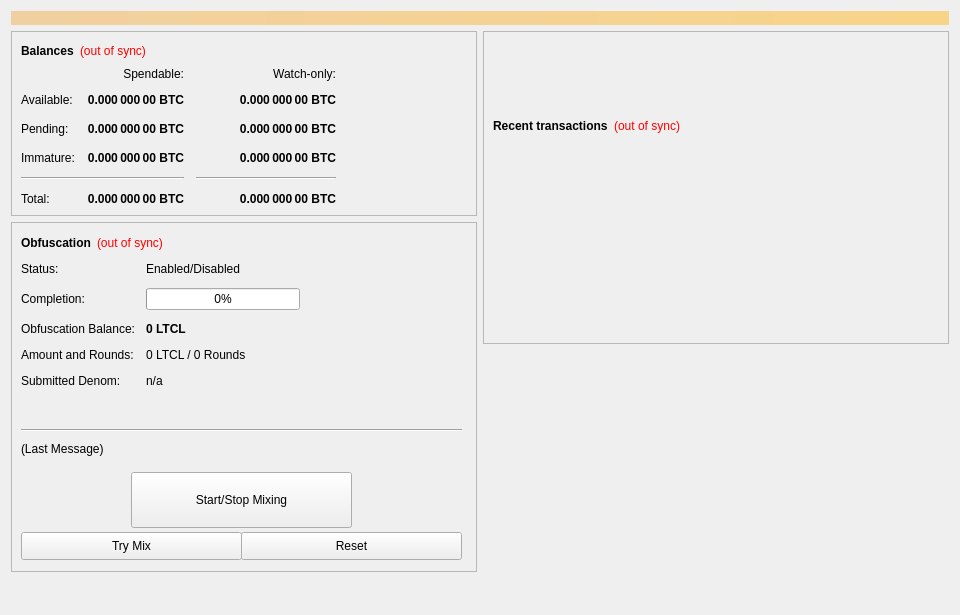
<?xml version="1.0" encoding="UTF-8"?>
<ui version="4.0">
 <class>OverviewPage</class>
 <widget class="QWidget" name="OverviewPage">
  <property name="geometry">
   <rect>
    <x>0</x>
    <y>0</y>
    <width>960</width>
    <height>615</height>
   </rect>
  </property>
  <property name="minimumSize">
   <size>
    <width>960</width>
    <height>0</height>
   </size>
  </property>
  <property name="windowTitle">
   <string>Form</string>
  </property>
  <layout class="QVBoxLayout" name="topLayout">
   <item>
    <widget class="QLabel" name="labelAlerts">
     <property name="visible">
      <bool>false</bool>
     </property>
     <property name="styleSheet">
      <string notr="true">background-color: qlineargradient(x1: 0, y1: 0, x2: 1, y2: 0, stop:0 #F0D0A0, stop:1 #F8D488); color:#000000;</string>
     </property>
     <property name="wordWrap">
      <bool>true</bool>
     </property>
     <property name="margin">
      <number>3</number>
     </property>
    </widget>
   </item>
   <item>
    <layout class="QHBoxLayout" name="horizontalLayout" stretch="1,1">
     <item>
      <layout class="QVBoxLayout" name="verticalLayout_2">
       <item>
        <widget class="QFrame" name="frame">
         <property name="frameShape">
          <enum>QFrame::StyledPanel</enum>
         </property>
         <property name="frameShadow">
          <enum>QFrame::Raised</enum>
         </property>
         <layout class="QVBoxLayout" name="verticalLayout_4">
          <item>
           <layout class="QHBoxLayout" name="horizontalLayout_4">
            <item>
             <widget class="QLabel" name="label_5">
              <property name="font">
               <font>
                <weight>75</weight>
                <bold>true</bold>
               </font>
              </property>
              <property name="text">
               <string>Balances</string>
              </property>
             </widget>
            </item>
            <item>
             <widget class="QLabel" name="labelWalletStatus">
              <property name="cursor">
               <cursorShape>WhatsThisCursor</cursorShape>
              </property>
              <property name="toolTip">
               <string>The displayed information may be out of date. Your wallet automatically synchronizes with the Litecloud network after a connection is established, but this process has not completed yet.</string>
              </property>
              <property name="styleSheet">
               <string notr="true">QLabel { color: red; }</string>
              </property>
              <property name="text">
               <string notr="true">(out of sync)</string>
              </property>
              <property name="alignment">
               <set>Qt::AlignLeading|Qt::AlignLeft|Qt::AlignVCenter</set>
              </property>
             </widget>
            </item>
            <item>
             <spacer name="horizontalSpacer_3">
              <property name="orientation">
               <enum>Qt::Horizontal</enum>
              </property>
              <property name="sizeHint" stdset="0">
               <size>
                <width>40</width>
                <height>20</height>
               </size>
              </property>
             </spacer>
            </item>
           </layout>
          </item>
          <item>
           <layout class="QGridLayout" name="gridLayout">
            <property name="spacing">
             <number>12</number>
            </property>
            <item row="2" column="2">
             <widget class="QLabel" name="labelWatchPending">
              <property name="font">
               <font>
                <weight>75</weight>
                <bold>true</bold>
               </font>
              </property>
              <property name="cursor">
               <cursorShape>IBeamCursor</cursorShape>
              </property>
              <property name="toolTip">
               <string>Unconfirmed transactions to watch-only addresses</string>
              </property>
              <property name="text">
               <string notr="true">0.000 000 00 BTC</string>
              </property>
              <property name="alignment">
               <set>Qt::AlignRight|Qt::AlignTrailing|Qt::AlignVCenter</set>
              </property>
              <property name="textInteractionFlags">
               <set>Qt::LinksAccessibleByMouse|Qt::TextSelectableByKeyboard|Qt::TextSelectableByMouse</set>
              </property>
             </widget>
            </item>
            <item row="2" column="1">
             <widget class="QLabel" name="labelUnconfirmed">
              <property name="font">
               <font>
                <weight>75</weight>
                <bold>true</bold>
               </font>
              </property>
              <property name="cursor">
               <cursorShape>IBeamCursor</cursorShape>
              </property>
              <property name="toolTip">
               <string>Total of transactions that have yet to be confirmed, and do not yet count toward the spendable balance</string>
              </property>
              <property name="text">
               <string notr="true">0.000 000 00 BTC</string>
              </property>
              <property name="alignment">
               <set>Qt::AlignRight|Qt::AlignTrailing|Qt::AlignVCenter</set>
              </property>
              <property name="textInteractionFlags">
               <set>Qt::LinksAccessibleByMouse|Qt::TextSelectableByKeyboard|Qt::TextSelectableByMouse</set>
              </property>
             </widget>
            </item>
            <item row="3" column="2">
             <widget class="QLabel" name="labelWatchImmature">
              <property name="font">
               <font>
                <weight>75</weight>
                <bold>true</bold>
               </font>
              </property>
              <property name="cursor">
               <cursorShape>IBeamCursor</cursorShape>
              </property>
              <property name="toolTip">
               <string>Staked or masternode rewards in watch-only addresses that has not yet matured</string>
              </property>
              <property name="text">
               <string notr="true">0.000 000 00 BTC</string>
              </property>
              <property name="alignment">
               <set>Qt::AlignRight|Qt::AlignTrailing|Qt::AlignVCenter</set>
              </property>
              <property name="textInteractionFlags">
               <set>Qt::LinksAccessibleByMouse|Qt::TextSelectableByKeyboard|Qt::TextSelectableByMouse</set>
              </property>
             </widget>
            </item>
            <item row="4" column="0" colspan="2">
             <widget class="Line" name="lineSpendableBalance">
              <property name="orientation">
               <enum>Qt::Horizontal</enum>
              </property>
             </widget>
            </item>
            <item row="4" column="2">
             <widget class="Line" name="lineWatchBalance">
              <property name="sizePolicy">
               <sizepolicy hsizetype="Preferred" vsizetype="Fixed">
                <horstretch>0</horstretch>
                <verstretch>0</verstretch>
               </sizepolicy>
              </property>
              <property name="minimumSize">
               <size>
                <width>140</width>
                <height>0</height>
               </size>
              </property>
              <property name="orientation">
               <enum>Qt::Horizontal</enum>
              </property>
             </widget>
            </item>
            <item row="5" column="0">
             <widget class="QLabel" name="labelTotalText">
              <property name="text">
               <string>Total:</string>
              </property>
             </widget>
            </item>
            <item row="3" column="1">
             <widget class="QLabel" name="labelImmature">
              <property name="font">
               <font>
                <weight>75</weight>
                <bold>true</bold>
               </font>
              </property>
              <property name="cursor">
               <cursorShape>IBeamCursor</cursorShape>
              </property>
              <property name="toolTip">
               <string>Staked or masternode rewards that has not yet matured</string>
              </property>
              <property name="text">
               <string notr="true">0.000 000 00 BTC</string>
              </property>
              <property name="alignment">
               <set>Qt::AlignRight|Qt::AlignTrailing|Qt::AlignVCenter</set>
              </property>
              <property name="textInteractionFlags">
               <set>Qt::LinksAccessibleByMouse|Qt::TextSelectableByKeyboard|Qt::TextSelectableByMouse</set>
              </property>
             </widget>
            </item>
            <item row="2" column="3">
             <spacer name="horizontalSpacer_2">
              <property name="orientation">
               <enum>Qt::Horizontal</enum>
              </property>
              <property name="sizeHint" stdset="0">
               <size>
                <width>40</width>
                <height>20</height>
               </size>
              </property>
             </spacer>
            </item>
            <item row="3" column="0">
             <widget class="QLabel" name="labelImmatureText">
              <property name="text">
               <string>Immature:</string>
              </property>
             </widget>
            </item>
            <item row="5" column="1">
             <widget class="QLabel" name="labelTotal">
              <property name="font">
               <font>
                <weight>75</weight>
                <bold>true</bold>
               </font>
              </property>
              <property name="cursor">
               <cursorShape>IBeamCursor</cursorShape>
              </property>
              <property name="toolTip">
               <string>Your current total balance</string>
              </property>
              <property name="text">
               <string notr="true">0.000 000 00 BTC</string>
              </property>
              <property name="alignment">
               <set>Qt::AlignRight|Qt::AlignTrailing|Qt::AlignVCenter</set>
              </property>
              <property name="textInteractionFlags">
               <set>Qt::LinksAccessibleByMouse|Qt::TextSelectableByKeyboard|Qt::TextSelectableByMouse</set>
              </property>
             </widget>
            </item>
            <item row="5" column="2">
             <widget class="QLabel" name="labelWatchTotal">
              <property name="font">
               <font>
                <weight>75</weight>
                <bold>true</bold>
               </font>
              </property>
              <property name="cursor">
               <cursorShape>IBeamCursor</cursorShape>
              </property>
              <property name="toolTip">
               <string>Current total balance in watch-only addresses</string>
              </property>
              <property name="text">
               <string notr="true">0.000 000 00 BTC</string>
              </property>
              <property name="alignment">
               <set>Qt::AlignRight|Qt::AlignTrailing|Qt::AlignVCenter</set>
              </property>
              <property name="textInteractionFlags">
               <set>Qt::LinksAccessibleByMouse|Qt::TextSelectableByKeyboard|Qt::TextSelectableByMouse</set>
              </property>
             </widget>
            </item>
            <item row="0" column="2">
             <widget class="QLabel" name="labelWatchonly">
              <property name="text">
               <string>Watch-only:</string>
              </property>
              <property name="alignment">
               <set>Qt::AlignRight|Qt::AlignTrailing|Qt::AlignVCenter</set>
              </property>
             </widget>
            </item>
            <item row="1" column="0">
             <widget class="QLabel" name="labelBalanceText">
              <property name="text">
               <string>Available:</string>
              </property>
             </widget>
            </item>
            <item row="1" column="1">
             <widget class="QLabel" name="labelBalance">
              <property name="font">
               <font>
                <weight>75</weight>
                <bold>true</bold>
               </font>
              </property>
              <property name="cursor">
               <cursorShape>IBeamCursor</cursorShape>
              </property>
              <property name="toolTip">
               <string>Your current spendable balance</string>
              </property>
              <property name="text">
               <string notr="true">0.000 000 00 BTC</string>
              </property>
              <property name="alignment">
               <set>Qt::AlignRight|Qt::AlignTrailing|Qt::AlignVCenter</set>
              </property>
              <property name="textInteractionFlags">
               <set>Qt::LinksAccessibleByMouse|Qt::TextSelectableByKeyboard|Qt::TextSelectableByMouse</set>
              </property>
             </widget>
            </item>
            <item row="1" column="2">
             <widget class="QLabel" name="labelWatchAvailable">
              <property name="font">
               <font>
                <weight>75</weight>
                <bold>true</bold>
               </font>
              </property>
              <property name="cursor">
               <cursorShape>IBeamCursor</cursorShape>
              </property>
              <property name="toolTip">
               <string>Your current balance in watch-only addresses</string>
              </property>
              <property name="text">
               <string notr="true">0.000 000 00 BTC</string>
              </property>
              <property name="alignment">
               <set>Qt::AlignRight|Qt::AlignTrailing|Qt::AlignVCenter</set>
              </property>
              <property name="textInteractionFlags">
               <set>Qt::LinksAccessibleByMouse|Qt::TextSelectableByKeyboard|Qt::TextSelectableByMouse</set>
              </property>
             </widget>
            </item>
            <item row="2" column="0">
             <widget class="QLabel" name="labelPendingText">
              <property name="text">
               <string>Pending:</string>
              </property>
             </widget>
            </item>
            <item row="0" column="1">
             <widget class="QLabel" name="labelSpendable">
              <property name="text">
               <string>Spendable:</string>
              </property>
              <property name="alignment">
               <set>Qt::AlignRight|Qt::AlignTrailing|Qt::AlignVCenter</set>
              </property>
             </widget>
            </item>
           </layout>
          </item>
         </layout>
        </widget>
       </item>
       <item>
        <widget class="QFrame" name="frameObfuscation">
         <property name="minimumSize">
          <size>
           <width>0</width>
           <height>350</height>
          </size>
         </property>
         <property name="layoutDirection">
          <enum>Qt::LeftToRight</enum>
         </property>
         <property name="frameShape">
          <enum>QFrame::StyledPanel</enum>
         </property>
         <property name="frameShadow">
          <enum>QFrame::Raised</enum>
         </property>
         <widget class="QWidget" name="formLayoutWidget">
          <property name="geometry">
           <rect>
            <x>10</x>
            <y>40</y>
            <width>451</width>
            <height>161</height>
           </rect>
          </property>
          <layout class="QFormLayout" name="formLayout">
           <property name="fieldGrowthPolicy">
            <enum>QFormLayout::AllNonFixedFieldsGrow</enum>
           </property>
           <property name="horizontalSpacing">
            <number>11</number>
           </property>
           <property name="verticalSpacing">
            <number>12</number>
           </property>
           <item row="0" column="0">
            <widget class="QLabel" name="label_6">
             <property name="text">
              <string>Status:</string>
             </property>
            </widget>
           </item>
           <item row="1" column="0">
            <widget class="QLabel" name="label_7">
             <property name="text">
              <string>Completion:</string>
             </property>
            </widget>
           </item>
           <item row="1" column="1">
            <widget class="QProgressBar" name="obfuscationProgress">
             <property name="maximumSize">
              <size>
               <width>154</width>
               <height>16777215</height>
              </size>
             </property>
             <property name="value">
              <number>0</number>
             </property>
            </widget>
           </item>
           <item row="2" column="0">
            <widget class="QLabel" name="labelAnonymizedText">
             <property name="text">
              <string>Obfuscation Balance:</string>
             </property>
            </widget>
           </item>
           <item row="2" column="1">
            <widget class="QLabel" name="labelAnonymized">
             <property name="font">
              <font>
               <weight>75</weight>
               <bold>true</bold>
              </font>
             </property>
             <property name="text">
              <string notr="true">0 LTCL</string>
             </property>
            </widget>
           </item>
           <item row="3" column="0">
            <widget class="QLabel" name="label_8">
             <property name="text">
              <string>Amount and Rounds:</string>
             </property>
            </widget>
           </item>
           <item row="3" column="1">
            <widget class="QLabel" name="labelAmountRounds">
             <property name="text">
              <string>0 LTCL / 0 Rounds</string>
             </property>
            </widget>
           </item>
           <item row="4" column="0">
            <widget class="QLabel" name="label_9">
             <property name="text">
              <string>Submitted Denom:</string>
             </property>
            </widget>
           </item>
           <item row="4" column="1">
            <widget class="QLabel" name="labelSubmittedDenom">
             <property name="toolTip">
              <string>The denominations you submitted to the Masternode.&lt;br&gt;To mix, other users must submit the exact same denominations.</string>
             </property>
             <property name="text">
              <string>n/a</string>
             </property>
            </widget>
           </item>
           <item row="0" column="1">
            <widget class="QLabel" name="obfuscationEnabled">
             <property name="text">
              <string>Enabled/Disabled</string>
             </property>
            </widget>
           </item>
          </layout>
         </widget>
         <widget class="QPushButton" name="runAutoDenom">
          <property name="geometry">
           <rect>
            <x>251</x>
            <y>17</y>
            <width>1</width>
            <height>1</height>
           </rect>
          </property>
          <property name="palette">
           <palette>
            <active>
             <colorrole role="WindowText">
              <brush brushstyle="SolidPattern">
               <color alpha="255">
                <red>0</red>
                <green>0</green>
                <blue>0</blue>
               </color>
              </brush>
             </colorrole>
             <colorrole role="Button">
              <brush brushstyle="SolidPattern">
               <color alpha="255">
                <red>239</red>
                <green>238</green>
                <blue>238</blue>
               </color>
              </brush>
             </colorrole>
             <colorrole role="Light">
              <brush brushstyle="SolidPattern">
               <color alpha="255">
                <red>255</red>
                <green>255</green>
                <blue>255</blue>
               </color>
              </brush>
             </colorrole>
             <colorrole role="Midlight">
              <brush brushstyle="SolidPattern">
               <color alpha="255">
                <red>247</red>
                <green>246</green>
                <blue>246</blue>
               </color>
              </brush>
             </colorrole>
             <colorrole role="Dark">
              <brush brushstyle="SolidPattern">
               <color alpha="255">
                <red>119</red>
                <green>119</green>
                <blue>119</blue>
               </color>
              </brush>
             </colorrole>
             <colorrole role="Mid">
              <brush brushstyle="SolidPattern">
               <color alpha="255">
                <red>159</red>
                <green>159</green>
                <blue>159</blue>
               </color>
              </brush>
             </colorrole>
             <colorrole role="Text">
              <brush brushstyle="SolidPattern">
               <color alpha="255">
                <red>0</red>
                <green>0</green>
                <blue>0</blue>
               </color>
              </brush>
             </colorrole>
             <colorrole role="BrightText">
              <brush brushstyle="SolidPattern">
               <color alpha="255">
                <red>255</red>
                <green>255</green>
                <blue>255</blue>
               </color>
              </brush>
             </colorrole>
             <colorrole role="ButtonText">
              <brush brushstyle="SolidPattern">
               <color alpha="255">
                <red>0</red>
                <green>0</green>
                <blue>0</blue>
               </color>
              </brush>
             </colorrole>
             <colorrole role="Base">
              <brush brushstyle="SolidPattern">
               <color alpha="255">
                <red>255</red>
                <green>255</green>
                <blue>255</blue>
               </color>
              </brush>
             </colorrole>
             <colorrole role="Window">
              <brush brushstyle="SolidPattern">
               <color alpha="255">
                <red>239</red>
                <green>238</green>
                <blue>238</blue>
               </color>
              </brush>
             </colorrole>
             <colorrole role="Shadow">
              <brush brushstyle="SolidPattern">
               <color alpha="255">
                <red>0</red>
                <green>0</green>
                <blue>0</blue>
               </color>
              </brush>
             </colorrole>
             <colorrole role="AlternateBase">
              <brush brushstyle="SolidPattern">
               <color alpha="255">
                <red>247</red>
                <green>246</green>
                <blue>246</blue>
               </color>
              </brush>
             </colorrole>
             <colorrole role="ToolTipBase">
              <brush brushstyle="SolidPattern">
               <color alpha="255">
                <red>255</red>
                <green>255</green>
                <blue>220</blue>
               </color>
              </brush>
             </colorrole>
             <colorrole role="ToolTipText">
              <brush brushstyle="SolidPattern">
               <color alpha="255">
                <red>0</red>
                <green>0</green>
                <blue>0</blue>
               </color>
              </brush>
             </colorrole>
            </active>
            <inactive>
             <colorrole role="WindowText">
              <brush brushstyle="SolidPattern">
               <color alpha="255">
                <red>0</red>
                <green>0</green>
                <blue>0</blue>
               </color>
              </brush>
             </colorrole>
             <colorrole role="Button">
              <brush brushstyle="SolidPattern">
               <color alpha="255">
                <red>239</red>
                <green>238</green>
                <blue>238</blue>
               </color>
              </brush>
             </colorrole>
             <colorrole role="Light">
              <brush brushstyle="SolidPattern">
               <color alpha="255">
                <red>255</red>
                <green>255</green>
                <blue>255</blue>
               </color>
              </brush>
             </colorrole>
             <colorrole role="Midlight">
              <brush brushstyle="SolidPattern">
               <color alpha="255">
                <red>247</red>
                <green>246</green>
                <blue>246</blue>
               </color>
              </brush>
             </colorrole>
             <colorrole role="Dark">
              <brush brushstyle="SolidPattern">
               <color alpha="255">
                <red>119</red>
                <green>119</green>
                <blue>119</blue>
               </color>
              </brush>
             </colorrole>
             <colorrole role="Mid">
              <brush brushstyle="SolidPattern">
               <color alpha="255">
                <red>159</red>
                <green>159</green>
                <blue>159</blue>
               </color>
              </brush>
             </colorrole>
             <colorrole role="Text">
              <brush brushstyle="SolidPattern">
               <color alpha="255">
                <red>0</red>
                <green>0</green>
                <blue>0</blue>
               </color>
              </brush>
             </colorrole>
             <colorrole role="BrightText">
              <brush brushstyle="SolidPattern">
               <color alpha="255">
                <red>255</red>
                <green>255</green>
                <blue>255</blue>
               </color>
              </brush>
             </colorrole>
             <colorrole role="ButtonText">
              <brush brushstyle="SolidPattern">
               <color alpha="255">
                <red>0</red>
                <green>0</green>
                <blue>0</blue>
               </color>
              </brush>
             </colorrole>
             <colorrole role="Base">
              <brush brushstyle="SolidPattern">
               <color alpha="255">
                <red>255</red>
                <green>255</green>
                <blue>255</blue>
               </color>
              </brush>
             </colorrole>
             <colorrole role="Window">
              <brush brushstyle="SolidPattern">
               <color alpha="255">
                <red>239</red>
                <green>238</green>
                <blue>238</blue>
               </color>
              </brush>
             </colorrole>
             <colorrole role="Shadow">
              <brush brushstyle="SolidPattern">
               <color alpha="255">
                <red>0</red>
                <green>0</green>
                <blue>0</blue>
               </color>
              </brush>
             </colorrole>
             <colorrole role="AlternateBase">
              <brush brushstyle="SolidPattern">
               <color alpha="255">
                <red>247</red>
                <green>246</green>
                <blue>246</blue>
               </color>
              </brush>
             </colorrole>
             <colorrole role="ToolTipBase">
              <brush brushstyle="SolidPattern">
               <color alpha="255">
                <red>255</red>
                <green>255</green>
                <blue>220</blue>
               </color>
              </brush>
             </colorrole>
             <colorrole role="ToolTipText">
              <brush brushstyle="SolidPattern">
               <color alpha="255">
                <red>0</red>
                <green>0</green>
                <blue>0</blue>
               </color>
              </brush>
             </colorrole>
            </inactive>
            <disabled>
             <colorrole role="WindowText">
              <brush brushstyle="SolidPattern">
               <color alpha="255">
                <red>119</red>
                <green>119</green>
                <blue>119</blue>
               </color>
              </brush>
             </colorrole>
             <colorrole role="Button">
              <brush brushstyle="SolidPattern">
               <color alpha="255">
                <red>239</red>
                <green>238</green>
                <blue>238</blue>
               </color>
              </brush>
             </colorrole>
             <colorrole role="Light">
              <brush brushstyle="SolidPattern">
               <color alpha="255">
                <red>255</red>
                <green>255</green>
                <blue>255</blue>
               </color>
              </brush>
             </colorrole>
             <colorrole role="Midlight">
              <brush brushstyle="SolidPattern">
               <color alpha="255">
                <red>247</red>
                <green>246</green>
                <blue>246</blue>
               </color>
              </brush>
             </colorrole>
             <colorrole role="Dark">
              <brush brushstyle="SolidPattern">
               <color alpha="255">
                <red>119</red>
                <green>119</green>
                <blue>119</blue>
               </color>
              </brush>
             </colorrole>
             <colorrole role="Mid">
              <brush brushstyle="SolidPattern">
               <color alpha="255">
                <red>159</red>
                <green>159</green>
                <blue>159</blue>
               </color>
              </brush>
             </colorrole>
             <colorrole role="Text">
              <brush brushstyle="SolidPattern">
               <color alpha="255">
                <red>119</red>
                <green>119</green>
                <blue>119</blue>
               </color>
              </brush>
             </colorrole>
             <colorrole role="BrightText">
              <brush brushstyle="SolidPattern">
               <color alpha="255">
                <red>255</red>
                <green>255</green>
                <blue>255</blue>
               </color>
              </brush>
             </colorrole>
             <colorrole role="ButtonText">
              <brush brushstyle="SolidPattern">
               <color alpha="255">
                <red>119</red>
                <green>119</green>
                <blue>119</blue>
               </color>
              </brush>
             </colorrole>
             <colorrole role="Base">
              <brush brushstyle="SolidPattern">
               <color alpha="255">
                <red>239</red>
                <green>238</green>
                <blue>238</blue>
               </color>
              </brush>
             </colorrole>
             <colorrole role="Window">
              <brush brushstyle="SolidPattern">
               <color alpha="255">
                <red>239</red>
                <green>238</green>
                <blue>238</blue>
               </color>
              </brush>
             </colorrole>
             <colorrole role="Shadow">
              <brush brushstyle="SolidPattern">
               <color alpha="255">
                <red>0</red>
                <green>0</green>
                <blue>0</blue>
               </color>
              </brush>
             </colorrole>
             <colorrole role="AlternateBase">
              <brush brushstyle="SolidPattern">
               <color alpha="255">
                <red>239</red>
                <green>238</green>
                <blue>238</blue>
               </color>
              </brush>
             </colorrole>
             <colorrole role="ToolTipBase">
              <brush brushstyle="SolidPattern">
               <color alpha="255">
                <red>255</red>
                <green>255</green>
                <blue>220</blue>
               </color>
              </brush>
             </colorrole>
             <colorrole role="ToolTipText">
              <brush brushstyle="SolidPattern">
               <color alpha="255">
                <red>0</red>
                <green>0</green>
                <blue>0</blue>
               </color>
              </brush>
             </colorrole>
            </disabled>
           </palette>
          </property>
          <property name="focusPolicy">
           <enum>Qt::NoFocus</enum>
          </property>
          <property name="autoFillBackground">
           <bool>true</bool>
          </property>
          <property name="text">
           <string/>
          </property>
          <property name="flat">
           <bool>true</bool>
          </property>
         </widget>
         <widget class="QPushButton" name="toggleObfuscation">
          <property name="geometry">
           <rect>
            <x>120</x>
            <y>250</y>
            <width>221</width>
            <height>56</height>
           </rect>
          </property>
          <property name="sizePolicy">
           <sizepolicy hsizetype="MinimumExpanding" vsizetype="Fixed">
            <horstretch>0</horstretch>
            <verstretch>0</verstretch>
           </sizepolicy>
          </property>
          <property name="text">
           <string>Start/Stop Mixing</string>
          </property>
         </widget>
         <widget class="Line" name="lineLastMessage">
          <property name="geometry">
           <rect>
            <x>10</x>
            <y>200</y>
            <width>441</width>
            <height>16</height>
           </rect>
          </property>
          <property name="orientation">
           <enum>Qt::Horizontal</enum>
          </property>
         </widget>
         <widget class="QLabel" name="obfuscationStatus">
          <property name="geometry">
           <rect>
            <x>10</x>
            <y>220</y>
            <width>451</width>
            <height>61</height>
           </rect>
          </property>
          <property name="minimumSize">
           <size>
            <width>288</width>
            <height>43</height>
           </size>
          </property>
          <property name="text">
           <string>(Last Message)</string>
          </property>
          <property name="alignment">
           <set>Qt::AlignLeading|Qt::AlignLeft|Qt::AlignTop</set>
          </property>
          <property name="wordWrap">
           <bool>true</bool>
          </property>
         </widget>
         <widget class="QPushButton" name="obfuscationAuto">
          <property name="geometry">
           <rect>
            <x>10</x>
            <y>310</y>
            <width>221</width>
            <height>28</height>
           </rect>
          </property>
          <property name="sizePolicy">
           <sizepolicy hsizetype="MinimumExpanding" vsizetype="Fixed">
            <horstretch>0</horstretch>
            <verstretch>0</verstretch>
           </sizepolicy>
          </property>
          <property name="toolTip">
           <string>Try to manually submit a Obfuscation request.</string>
          </property>
          <property name="text">
           <string>Try Mix</string>
          </property>
         </widget>
         <widget class="QPushButton" name="obfuscationReset">
          <property name="geometry">
           <rect>
            <x>230</x>
            <y>310</y>
            <width>221</width>
            <height>28</height>
           </rect>
          </property>
          <property name="sizePolicy">
           <sizepolicy hsizetype="MinimumExpanding" vsizetype="Fixed">
            <horstretch>0</horstretch>
            <verstretch>0</verstretch>
           </sizepolicy>
          </property>
          <property name="toolTip">
           <string>Reset the current status of Obfuscation (can interrupt Obfuscation if it's in the process of Mixing, which can cost you money!)</string>
          </property>
          <property name="autoFillBackground">
           <bool>false</bool>
          </property>
          <property name="text">
           <string>Reset</string>
          </property>
         </widget>
         <widget class="QWidget" name="layoutWidget">
          <property name="geometry">
           <rect>
            <x>10</x>
            <y>10</y>
            <width>431</width>
            <height>22</height>
           </rect>
          </property>
          <layout class="QHBoxLayout" name="horizontalLayout_5">
           <item>
            <widget class="QLabel" name="label_2">
             <property name="font">
              <font>
               <weight>75</weight>
               <bold>true</bold>
              </font>
             </property>
             <property name="text">
              <string>Obfuscation</string>
             </property>
            </widget>
           </item>
           <item>
            <widget class="QLabel" name="labelObfuscationSyncStatus">
             <property name="toolTip">
              <string>The displayed information may be out of date. Your wallet automatically synchronizes with the Litecloud network after a connection is established, but this process has not completed yet.</string>
             </property>
             <property name="styleSheet">
              <string notr="true">QLabel { color: red; }</string>
             </property>
             <property name="text">
              <string notr="true">(out of sync)</string>
             </property>
             <property name="alignment">
              <set>Qt::AlignLeading|Qt::AlignLeft|Qt::AlignVCenter</set>
             </property>
            </widget>
           </item>
           <item>
            <spacer name="horizontalSpacer_4">
             <property name="orientation">
              <enum>Qt::Horizontal</enum>
             </property>
             <property name="sizeHint" stdset="0">
              <size>
               <width>40</width>
               <height>20</height>
              </size>
             </property>
            </spacer>
           </item>
          </layout>
         </widget>
        </widget>
       </item>
       <item>
        <spacer name="verticalSpacer">
         <property name="orientation">
          <enum>Qt::Vertical</enum>
         </property>
         <property name="sizeHint" stdset="0">
          <size>
           <width>20</width>
           <height>40</height>
          </size>
         </property>
        </spacer>
       </item>
      </layout>
     </item>
     <item>
      <layout class="QVBoxLayout" name="verticalLayout_3">
       <item>
        <widget class="QFrame" name="frame_2">
         <property name="frameShape">
          <enum>QFrame::StyledPanel</enum>
         </property>
         <property name="frameShadow">
          <enum>QFrame::Raised</enum>
         </property>
         <layout class="QVBoxLayout" name="verticalLayout">
          <item>
           <spacer name="verticalSpacer_3">
            <property name="orientation">
             <enum>Qt::Vertical</enum>
            </property>
            <property name="sizeType">
             <enum>QSizePolicy::Fixed</enum>
            </property>
            <property name="sizeHint" stdset="0">
             <size>
              <width>20</width>
              <height>75</height>
             </size>
            </property>
           </spacer>
          </item>
          <item>
           <layout class="QHBoxLayout" name="horizontalLayout_2">
            <item>
             <widget class="QLabel" name="label_4">
              <property name="font">
               <font>
                <weight>75</weight>
                <bold>true</bold>
               </font>
              </property>
              <property name="text">
               <string>Recent transactions</string>
              </property>
             </widget>
            </item>
            <item>
             <widget class="QLabel" name="labelTransactionsStatus">
              <property name="cursor">
               <cursorShape>WhatsThisCursor</cursorShape>
              </property>
              <property name="toolTip">
               <string>The displayed information may be out of date. Your wallet automatically synchronizes with the Litecloud network after a connection is established, but this process has not completed yet.</string>
              </property>
              <property name="styleSheet">
               <string notr="true">QLabel { color: red; }</string>
              </property>
              <property name="text">
               <string notr="true">(out of sync)</string>
              </property>
              <property name="alignment">
               <set>Qt::AlignRight|Qt::AlignTrailing|Qt::AlignVCenter</set>
              </property>
             </widget>
            </item>
            <item>
             <spacer name="horizontalSpacer">
              <property name="orientation">
               <enum>Qt::Horizontal</enum>
              </property>
              <property name="sizeHint" stdset="0">
               <size>
                <width>40</width>
                <height>20</height>
               </size>
              </property>
             </spacer>
            </item>
           </layout>
          </item>
          <item>
           <widget class="QListView" name="listTransactions">
            <property name="styleSheet">
             <string notr="true">QListView { background: transparent; }</string>
            </property>
            <property name="frameShape">
             <enum>QFrame::NoFrame</enum>
            </property>
            <property name="verticalScrollBarPolicy">
             <enum>Qt::ScrollBarAlwaysOff</enum>
            </property>
            <property name="horizontalScrollBarPolicy">
             <enum>Qt::ScrollBarAlwaysOff</enum>
            </property>
            <property name="selectionMode">
             <enum>QAbstractItemView::NoSelection</enum>
            </property>
           </widget>
          </item>
         </layout>
        </widget>
       </item>
       <item>
        <spacer name="verticalSpacer_2">
         <property name="orientation">
          <enum>Qt::Vertical</enum>
         </property>
         <property name="sizeType">
          <enum>QSizePolicy::Expanding</enum>
         </property>
         <property name="sizeHint" stdset="0">
          <size>
           <width>20</width>
           <height>40</height>
          </size>
         </property>
        </spacer>
       </item>
      </layout>
     </item>
    </layout>
   </item>
  </layout>
 </widget>
 <resources/>
 <connections/>
</ui>
